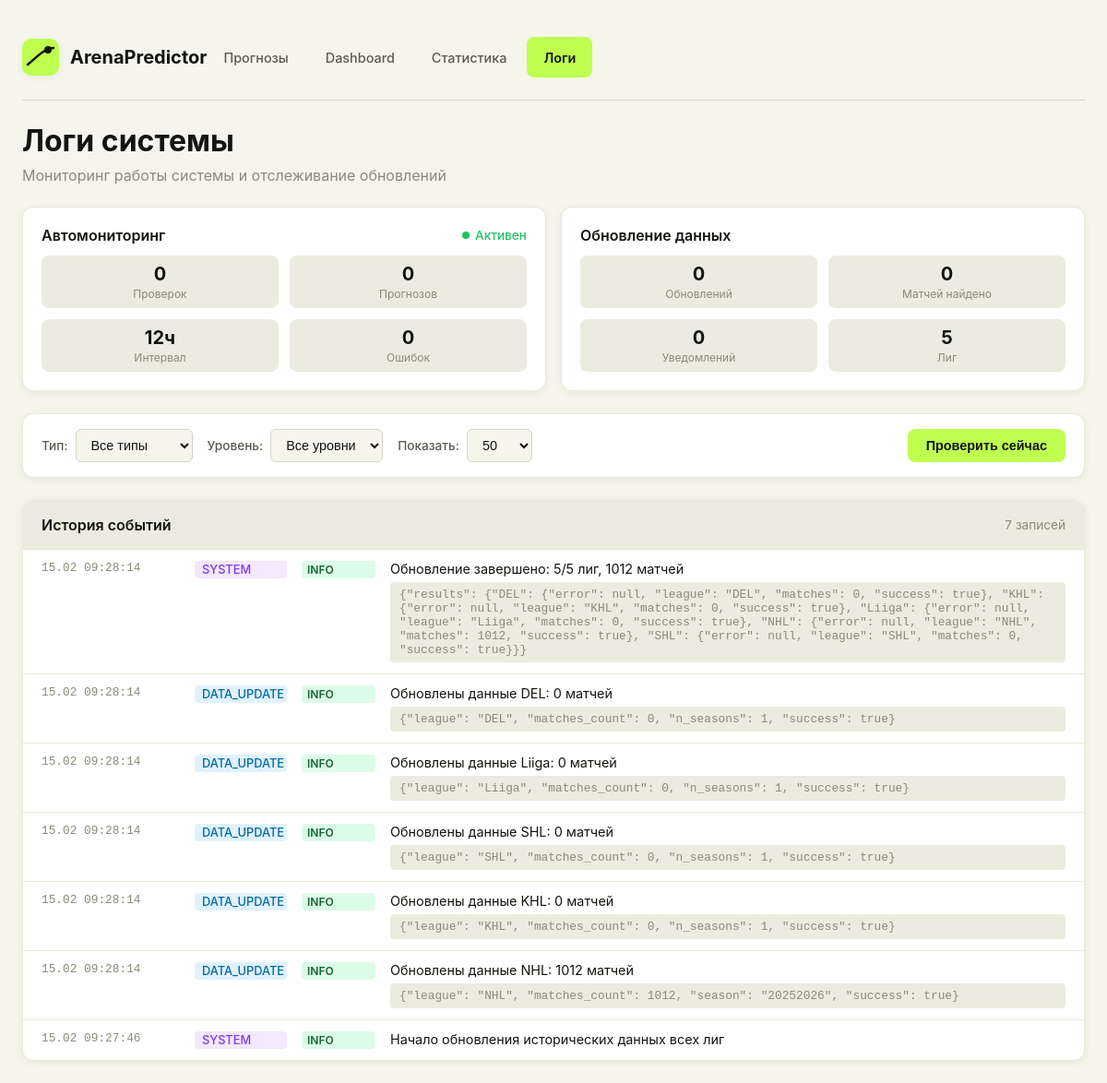
Screenshot of /logs (signed in) with the database file from the repository.
### models.py (models this page shows, shortened)
class SystemLog(db.Model):
    __tablename__ = 'system_logs'
    id = db.Column(db.Integer, primary_key=True)
    timestamp = db.Column(db.DateTime, default=datetime.utcnow, nullable=False, index=True)
    log_type = db.Column(db.String(50), nullable=False, index=True)
    level = db.Column(db.String(20), default='INFO')
    message = db.Column(db.Text, nullable=False)
    details = db.Column(db.JSON)

### src/routes.py (the view)
@routes_bp.route('/logs')
def logs_page():
    from models import SystemLog
    from src.odds_monitor import get_auto_monitor
    from src.data_refresh import get_last_refresh_info
    log_type = request.args.get('type', '')
    level = request.args.get('level', '')
    limit = request.args.get('limit', 50, type=int)
    query = SystemLog.query.order_by(SystemLog.timestamp.desc())
    if log_type:
        query = query.filter(SystemLog.log_type == log_type)
    if level:
        query = query.filter(SystemLog.level == level)
    logs = query.limit(limit).all()
    monitor = get_auto_monitor()
    monitor_stats = monitor.get_stats() if monitor else {}
    refresh_info = get_last_refresh_info() or {}
    log_types = ['data_update', 'monitoring', 'prediction', 'error', 'system']
    levels = ['INFO', 'WARNING', 'ERROR', 'CRITICAL']
    return render_template('logs.html',
                          logs=logs,
                          log_types=log_types,
                          levels=levels,
                          selected_type=log_type,
                          selected_level=level,
                          limit=limit,
                          monitor_stats=monitor_stats,
                          refresh_info=refresh_info)

### app.py (called while the page is built)
@app.before_request
def require_login():
    allowed = ['/auth', '/static', '/favicon', '/@vite']
    path = request.path or '/'
    if any(path.startswith(p) for p in allowed):
        return None
    if not (session.get('sb_user_id') or session.get('user_id')):
        return redirect(url_for('auth_login', next=path))

@app.after_request
def add_header(response):
    response.headers['Cache-Control'] = 'no-store, no-cache, must-revalidate, max-age=0'
    response.headers['Pragma'] = 'no-cache'
    response.headers['Expires'] = '0'
    return response

@app.before_request
def require_login():
    allowed = ['/auth', '/static', '/favicon', '/@vite']
    path = request.path or '/'
    if any(path.startswith(p) for p in allowed):
        return None
    if not (session.get('sb_user_id') or session.get('user_id')):
        return redirect(url_for('auth_login', next=path))

@app.after_request
def add_header(response):
    response.headers['Cache-Control'] = 'no-store, no-cache, must-revalidate, max-age=0'
    response.headers['Pragma'] = 'no-cache'
    response.headers['Expires'] = '0'
    return response

### src/data_refresh.py (called while the page is built)
def get_refresh_state() -> Dict:
    try:
        if os.path.exists(REFRESH_STATE_FILE):
            with open(REFRESH_STATE_FILE, 'r') as f:
                return json.load(f)
    except Exception as e:
        logger.warning(f"Error reading refresh state: {e}")
    return {}

def get_last_refresh_info() -> Optional[Dict]:
    state = get_refresh_state()
    if state.get('last_refresh'):
        return {
            'last_refresh': state['last_refresh'],
            'results': state.get('last_results', {})
        }
    return None

### src/odds_monitor.py (called while the page is built)
def get_auto_monitor() -> AutoMonitor:
    global _global_monitor
    if _global_monitor is None:
        _global_monitor = AutoMonitor(check_interval=43200)  # 12 часов
    return _global_monitor

    def get_stats(self) -> dict:
        return {
            **self._stats,
            'is_running': self._running,
            'last_check': self._last_check.isoformat() if self._last_check else None,
            'last_data_refresh': self._last_data_refresh.isoformat() if self._last_data_refresh else None,
            'check_interval_hours': self.check_interval // 3600
        }

### templates/logs.html (shortened to what this page needs)
<!DOCTYPE html>
<html lang="ru">
<head>
</head>
<body>
    <div class="app">
        <header>
            <a href="/predictions" class="logo">
                <img src="/static/logo.svg" alt="ArenaPredictor" class="logo-icon">
                <h1>ArenaPredictor</h1>
            </a>
            <nav>
                <a href="/predictions">Прогнозы</a>
                <a href="/dashboard">Dashboard</a>
                <a href="/statistics">Статистика</a>
                <a href="/logs" class="active">Логи</a>
            </nav>
        </header>
        <h2 class="page-title">Логи системы</h2>
        <p class="page-subtitle">Мониторинг работы системы и отслеживание обновлений</p>
        <div class="status-cards">
            <div class="status-card">
                <div class="status-card-header">
                    <span class="status-card-title">Автомониторинг</span>
                    <div class="status-indicator {% if monitor_stats.get('is_running') %}running{% else %}stopped{% endif %}">
                        <span class="status-dot {% if monitor_stats.get('is_running') %}running{% else %}stopped{% endif %}"></span>
                        {% if monitor_stats.get('is_running') %}Активен{% else %}Остановлен{% endif %}
                    </div>
                </div>
                <div class="status-card-stats">
                    <div class="stat-item">
                        <div class="stat-value">{{ monitor_stats.get('total_checks', 0) }}</div>
                        <div class="stat-label">Проверок</div>
                    </div>
                    <div class="stat-item">
                        <div class="stat-value">{{ monitor_stats.get('predictions_created', 0) }}</div>
                        <div class="stat-label">Прогнозов</div>
                    </div>
                    <div class="stat-item">
                        <div class="stat-value">{{ monitor_stats.get('check_interval_hours', 4) }}ч</div>
                        <div class="stat-label">Интервал</div>
                    </div>
                    <div class="stat-item">
                        <div class="stat-value">{{ monitor_stats.get('errors', 0) }}</div>
                        <div class="stat-label">Ошибок</div>
                    </div>
                </div>
            </div>
            <div class="status-card">
                <div class="status-card-header">
                    <span class="status-card-title">Обновление данных</span>
                </div>
                <div class="status-card-stats">
                    <div class="stat-item">
                        <div class="stat-value">{{ monitor_stats.get('data_refreshes', 0) }}</div>
                        <div class="stat-label">Обновлений</div>
                    </div>
                    <div class="stat-item">
                        <div class="stat-value">{{ monitor_stats.get('matches_found', 0) }}</div>
                        <div class="stat-label">Матчей найдено</div>
                    </div>
                    <div class="stat-item">
                        <div class="stat-value">{{ monitor_stats.get('notifications_sent', 0) }}</div>
                        <div class="stat-label">Уведомлений</div>
                    </div>
                    <div class="stat-item">
                        <div class="stat-value">5</div>
                        <div class="stat-label">Лиг</div>
                    </div>
                </div>
            </div>
        </div>
        <form class="filters" method="GET" action="/logs">
            <div class="filter-group">
                <span class="filter-label">Тип:</span>
                <select name="type" onchange="this.form.submit()">
                    <option value="">Все типы</option>
                </select>
            </div>
            <div class="filter-group">
                <span class="filter-label">Уровень:</span>
                <select name="level" onchange="this.form.submit()">
                    <option value="">Все уровни</option>
                </select>
            </div>
            <div class="filter-group">
                <span class="filter-label">Показать:</span>
                <select name="limit" onchange="this.form.submit()">
                    <option value="50" {% if limit == 50 %}selected{% endif %}>50</option>
                </select>
            </div>
            <button type="button" class="btn btn-primary refresh-btn" onclick="checkNow()">
                Проверить сейчас
            </button>
        </form>
        <div class="logs-container">
            <div class="logs-header">
                <span class="logs-title">История событий</span>
                <span class="logs-count">{{ logs|length }} записей</span>
            </div>
            <div class="logs-list">
                {% if logs %}
                    {% for log in logs %}
                    <div class="log-item">
                        <span class="log-timestamp">{{ log.timestamp.strftime('%d.%m %H:%M:%S') if log.timestamp else '-' }}</span>
                        <span class="log-type {{ log.log_type }}">{{ log.log_type }}</span>
                        <span class="log-level {{ log.level }}">{{ log.level }}</span>
                        <div>
                            <div class="log-message">{{ log.message }}</div>
                            {% if log.details %}
                            <div class="log-details">{{ log.details | tojson }}</div>
                            {% endif %}
                        </div>
                    </div>
                    {% endfor %}
                {% else %}
                    <div class="empty-state">
                        <div class="empty-state-icon">📋</div>
                        <div class="empty-state-title">Нет логов</div>
                        <p>Логи появятся после первой проверки мониторинга</p>
                    </div>
                {% endif %}
            </div>
        </div>
    </div>
</body>
</html>

### rows the page displays
SystemLog: timestamp "15.02 09:28:14", log_type "SYSTEM", level "INFO", message "Обновление завершено: 5/5 лиг, 1012 матчей", details|tojson "{\"results\": {\"DEL\": {\"error\": null, \"league\": \"DEL\", \"matches\": 0, \"success\": true}, \"KHL\": {\"error\": null, \"league\": \"KHL\", \"matches\": 0, \"success\": true}, \"Liiga\": {\"error\": null, \"league\": \"Liiga\", \"matches\": 0, \"success\": true}, \"NHL\": {\"error\": null, \"league\": \"NHL\", \"matches\": 1012, \"success\": true}, \"SHL\": {\"error\": null, \"league\": \"SHL\", \"matches\": 0, \"success\": true}}}"
SystemLog: timestamp "15.02 09:28:14", log_type "DATA_UPDATE", level "INFO", message "Обновлены данные DEL: 0 матчей", details|tojson "{\"league\": \"DEL\", \"matches_count\": 0, \"n_seasons\": 1, \"success\": true}"
SystemLog: timestamp "15.02 09:28:14", log_type "DATA_UPDATE", level "INFO", message "Обновлены данные Liiga: 0 матчей", details|tojson "{\"league\": \"Liiga\", \"matches_count\": 0, \"n_seasons\": 1, \"success\": true}"
SystemLog: timestamp "15.02 09:28:14", log_type "DATA_UPDATE", level "INFO", message "Обновлены данные SHL: 0 матчей", details|tojson "{\"league\": \"SHL\", \"matches_count\": 0, \"n_seasons\": 1, \"success\": true}"
SystemLog: timestamp "15.02 09:28:14", log_type "DATA_UPDATE", level "INFO", message "Обновлены данные KHL: 0 матчей", details|tojson "{\"league\": \"KHL\", \"matches_count\": 0, \"n_seasons\": 1, \"success\": true}"
SystemLog: timestamp "15.02 09:28:14", log_type "DATA_UPDATE", level "INFO", message "Обновлены данные NHL: 1012 матчей", details|tojson "{\"league\": \"NHL\", \"matches_count\": 1012, \"season\": \"20252026\", \"success\": true}"
SystemLog: timestamp "15.02 09:27:46", log_type "SYSTEM", level "INFO", message "Начало обновления исторических данных всех лиг"

### other values shown
{{ monitor_stats.get('total_checks', 0) }} "0"
{{ monitor_stats.get('predictions_created', 0) }} "0"
{{ monitor_stats.get('check_interval_hours', 4) }} "12"
{{ monitor_stats.get('errors', 0) }} "0"
{{ monitor_stats.get('data_refreshes', 0) }} "0"
{{ monitor_stats.get('matches_found', 0) }} "0"
{{ monitor_stats.get('notifications_sent', 0) }} "0"
{{ logs|length }} "7"
